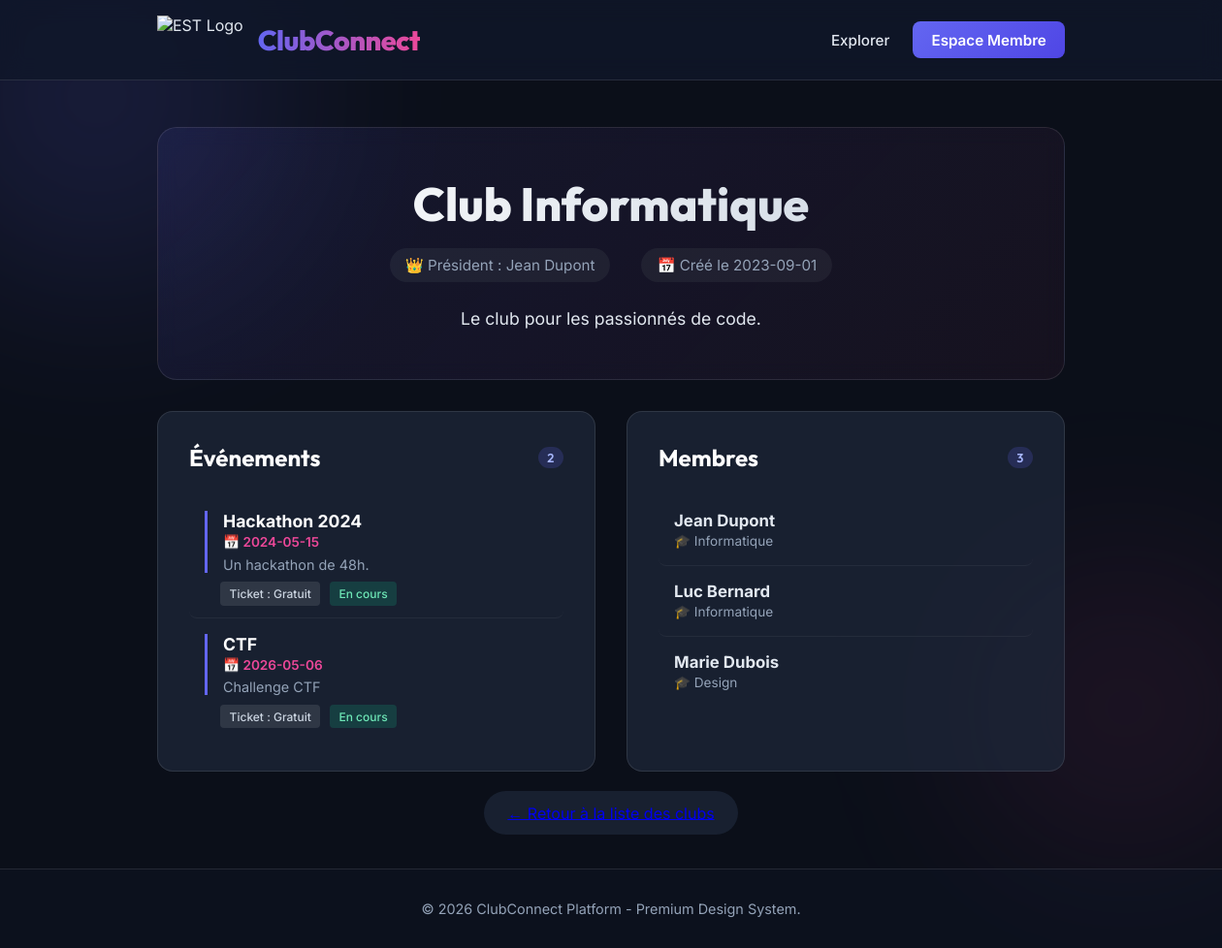
The app's page /club/1 with its own data.
### models.py (models this page shows, shortened)
class Club(db.Model):
    __tablename__ = 'club'
    id = db.Column(db.Integer, primary_key=True)
    nom = db.Column(db.String(100), nullable=False)
    description = db.Column(db.Text)
    categorie = db.Column(db.String(50))
    date_creation = db.Column(db.String(20))
    president_id = db.Column(db.Integer, db.ForeignKey('membre.id'))
    evenements = db.relationship('Evenement', backref='club', cascade="all, delete-orphan", lazy=True)

class Membre(db.Model):
    __tablename__ = 'membre'
    id = db.Column(db.Integer, primary_key=True)
    type_membre = db.Column(db.String(50))
    nom = db.Column(db.String(100), nullable=False)
    prenom = db.Column(db.String(100), nullable=False)
    email = db.Column(db.String(120), unique=True, nullable=False)
    password = db.Column(db.String(100), nullable=False)
    filiere = db.Column(db.String(100))
    telephone = db.Column(db.String(20))
    clubs_rejoints = db.relationship('Club', secondary=club_membres, backref=db.backref('membres', lazy=True))
    evenements_inscrits = db.relationship('Evenement', secondary=event_membres, backref=db.backref('membres_inscrits', lazy=True))
    __mapper_args__ = {
        'polymorphic_identity': 'membre',
        'polymorphic_on': type_membre
    }

class President(Membre):
    __mapper_args__ = {
        'polymorphic_identity': 'president'
    }
    clubs_geres = db.relationship('Club', backref='president', lazy=True)

class Evenement(db.Model):
    __tablename__ = 'evenement'
    id = db.Column(db.Integer, primary_key=True)
    titre = db.Column(db.String(100), nullable=False)
    date = db.Column(db.String(20))
    description = db.Column(db.Text)
    adhesion = db.Column(db.String(20))  # Gratuit / Payant
    termine = db.Column(db.Boolean, default=False)
    club_id = db.Column(db.Integer, db.ForeignKey('club.id'))
    def statut(self):
        return "Terminé" if self.termine else "En cours"

### app.py (the view)
@app.route('/club/<int:club_id>')
def voir_club(club_id):
    club = db.session.get(Club, club_id)
    if not club:
        return "Club non trouvé", 404
    return render_template('club.html', club=club)

### templates/club.html (shortened to what this page needs)
{% extends 'base.html' %}
{% block content %}
<div class="club-header animate-in">
    <h2 class="club-name">{{ club.nom }}</h2>
    <div class="club-meta">
        <span>👑 Président : {{ club.president.prenom }} {{ club.president.nom }}</span>
        <span>📅 Créé le {{ club.date_creation }}</span>
    </div>
    <p class="club-desc">{{ club.description }}</p>
</div>
<div class="dashboard-grid animate-in" style="animation-delay: 0.2s;">
    <div class="section-card">
        <h3 class="section-title">
            Événements
            <span class="badge">{{ club.evenements|length }}</span>
        </h3>
        <ul class="list-group">
            {% for event in club.evenements %}
                <li class="list-item" style="display: block;">
                    <div class="event-info">
                        <strong>{{ event.titre }}</strong>
                        <span class="event-date">📅 {{ event.date }}</span>
                        <p class="event-desc">{{ event.description }}</p>
                    </div>
                    <div style="margin-top: 10px; padding-left: 1rem;">
                        <span class="event-type">Ticket : {{ event.adhesion }}</span>
                        <span class="event-type" style="margin-left: 5px; background: {% if event.statut() == 'Terminé' %}rgba(239, 68, 68, 0.2){% else %}rgba(16, 185, 129, 0.2){% endif %}; color: {% if event.statut() == 'Terminé' %}#fca5a5{% else %}#6ee7b7{% endif %};">{{ event.statut() }}</span>
                    </div>
                </li>
            {% else %}
                <li class="list-item" style="color: var(--text-muted); justify-content: center; padding: 2rem;">Aucun événement prévu.</li>
            {% endfor %}
        </ul>
    </div>
    <div class="section-card">
        <h3 class="section-title">
            Membres
            <span class="badge">{{ club.membres|length }}</span>
        </h3>
        <ul class="list-group">
            {% for membre in club.membres %}
                <li class="list-item">
                    <div class="member-info">
                        <strong>{{ membre.prenom }} {{ membre.nom }}</strong>
                        <span>🎓 {{ membre.filiere }}</span>
                    </div>
                </li>
            {% else %}
                <li class="list-item" style="color: var(--text-muted); justify-content: center; padding: 2rem;">Aucun membre.</li>
            {% endfor %}
        </ul>
    </div>
</div>
<div class="animate-in" style="margin-top: 2rem; text-align: center; animation-delay: 0.4s;">
    <a href="/" class="btn-outline" style="background: var(--card-bg); backdrop-filter: blur(10px); border-radius: 30px; padding: 0.8rem 1.5rem;">&larr; Retour à la liste des clubs</a>
</div>
{% endblock %}

### templates/base.html (shortened to what this page needs)
<!DOCTYPE html>
<html lang="fr">
<head>
</head>
<body>
    <div class="blob-1"></div>
    <div class="blob-2"></div>
    <header>
        <div class="header-content">
            <div style="display: flex; align-items: center; gap: 15px;">
                <img src="https://www.est.uae.ma/latest_assests/logo.png" alt="EST Logo" style="height: 50px;">
                <h1 class="logo">ClubConnect</h1>
            </div>
            <nav>
                <a href="/">Explorer</a>
                {% if session.get('user_email') %}
                    <span style="color: var(--text-muted); font-size: 0.9rem; margin-right: 10px;">{{ session.get('user_nom') }}</span>
                    <a href="/logout" class="nav-btn" style="background: rgba(255,255,255,0.1); color: #fff;">Déconnexion</a>
                {% else %}
                    <a href="/login" class="nav-btn">Espace Membre</a>
                {% endif %}
            </nav>
        </div>
    </header>
    <div class="container">
        {% block content %}{% endblock %}
    </div>
    <footer>
        &copy; 2026 ClubConnect Platform - Premium Design System.
    </footer>
</body>
</html>

### templates/base.html (style rules this page uses)
:root { --bg-color: #0b0f19; --text-main: #e2e8f0; --text-muted: #94a3b8; --primary: #6366f1; --primary-hover: #4f46e5; --accent: #ec4899; --card-bg: rgba(30, 41, 59, 0.7); --card-border: rgba(255, 255, 255, 0.1); }
* { box-sizing: border-box; margin: 0; padding: 0; }
body { font-family: 'Inter', sans-serif; background-color: var(--bg-color); color: var(--text-main); min-height: 100vh; position: relative; overflow-x: hidden; display: flex; flex-direction: column; }
.blob-1, .blob-2 { position: absolute; border-radius: 50%; filter: blur(100px); z-index: -1; opacity: 0.5; animation: float 10s infinite ease-in-out alternate; }
.blob-1 { width: 400px; height: 400px; background: rgba(99, 102, 241, 0.3); top: -100px; left: -100px; }
.blob-2 { width: 300px; height: 300px; background: rgba(236, 72, 153, 0.2); bottom: 10%; right: -50px; animation-delay: 2s; }
header { background: rgba(15, 23, 42, 0.8); backdrop-filter: blur(12px); -webkit-backdrop-filter: blur(12px); border-bottom: 1px solid var(--card-border); padding: 1rem 0; position: sticky; top: 0; z-index: 100; }
.header-content { max-width: 1000px; margin: 0 auto; display: flex; justify-content: space-between; align-items: center; padding: 0 2rem; }
h1.logo { font-family: 'Outfit', sans-serif; font-size: 1.8rem; font-weight: 800; background: linear-gradient(to right, var(--primary), var(--accent)); -webkit-background-clip: text; -webkit-text-fill-color: transparent; margin: 0; letter-spacing: -0.5px; }
nav { display: flex; align-items: center; gap: 1.5rem; }
nav a { color: var(--text-main); text-decoration: none; font-weight: 500; font-size: 0.95rem; transition: color 0.3s ease; }
.nav-btn { background: linear-gradient(135deg, var(--primary), var(--primary-hover)); color: white !important; padding: 0.6rem 1.2rem; border-radius: 8px; font-weight: 600; transition: transform 0.3s ease, box-shadow 0.3s ease; border: none; }
.container { max-width: 1000px; margin: 3rem auto; padding: 0 2rem; flex: 1; width: 100%; }
.animate-in { animation: fadeUp 0.6s ease-out forwards; opacity: 0; transform: translateY(20px); }
footer { text-align: center; padding: 2rem; color: var(--text-muted); font-size: 0.9rem; margin-top: auto; border-top: 1px solid var(--card-border); background: rgba(15, 23, 42, 0.3); }

### records on screen
Club: nom "Club Informatique", date_creation "2023-09-01", description "Le club pour les passionnés de code."
President: president.prenom "Jean", president.nom "Dupont", prenom "Jean", nom "Dupont", filiere "Informatique"
Evenement: titre "Hackathon 2024", date "2024-05-15", description "Un hackathon de 48h.", adhesion "Gratuit", statut "En cours"
Evenement: titre "CTF", date "2026-05-06", description "Challenge CTF", adhesion "Gratuit", statut "En cours"
President: prenom "Luc", nom "Bernard", filiere "Informatique"
President: prenom "Marie", nom "Dubois", filiere "Design"

### other values on screen
{{ club.evenements|length }} "2"
{{ club.membres|length }} "3"
